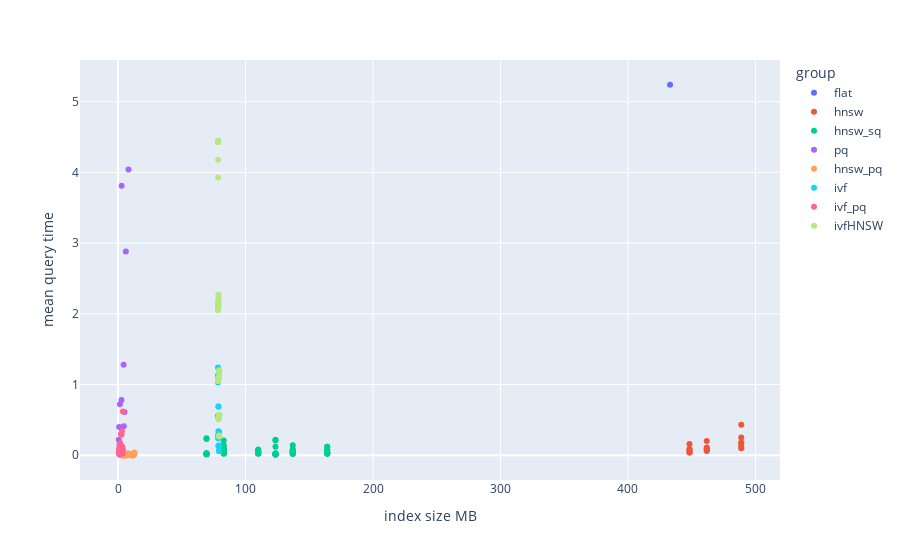

Notebook code for this chart:
### Code cell
fig = px.scatter(results_df,  # загружаем данные
                 x='size_mb',  # указываем столбец с данными для оси X
                 y='mean_time_query_ms',  # указываем столбец с данными для оси Y
                 color='group',  # обозначаем категорию для разделения цветом
                 hover_name='index',)
# оформляем график
fig.update_layout(xaxis_title='index size MB',
                  yaxis_title='mean query time')
fig.show()  # выводим график

### Figure 1 — Plotly figure (JSON) as saved in the notebook; plotly's stock layout.template omitted (floating-point values rounded to 4 significant figures)
{"data": [{"hovertemplate": "<b>%{hovertext}</b><br><br>group=flat<br>size_mb=%{x}<br>mean_time_query_ms=%{y}<extra></extra>", "hovertext": ["flat"], "legendgroup": "flat", "marker": {"color": "#636efa", "symbol": "circle"}, "mode": "markers", "name": "flat", "orientation": "v", "showlegend": true, "type": "scatter", "x": [433.0], "xaxis": "x", "y": [5.24], "yaxis": "y"}, {"hovertemplate": "<b>%{hovertext}</b><br><br>group=hnsw<br>size_mb=%{x}<br>mean_time_query_ms=%{y}<extra></extra>", "hovertext": ["hnsw_16_16_16", "hnsw_16_16_32", "hnsw_16_16_64", "hnsw_16_32_32", "hnsw_16_32_64", "hnsw_16_64_64", "hnsw_32_16_16", "hnsw_32_16_32", "hnsw_32_16_64", "hnsw_32_32_32", "hnsw_32_32_64", "hnsw_32_64_64", "hnsw_64_16_16", "hnsw_64_16_32", "hnsw_64_16_64", "hnsw_64_32_32", "hnsw_64_32_64", "hnsw_64_64_64"], "legendgroup": "hnsw", "marker": {"color": "#EF553B", "symbol": "circle"}, "mode": "markers", "name": "hnsw", "orientation": "v", "showlegend": true, "type": "scatter", "x": [448.3, 448.3, 448.3, 448.3, 448.3, 448.3, 461.8, 461.8, 461.8, 461.8, 461.8, 461.8, 488.8, 488.8, 488.8, 488.8, 488.8, 488.8], "xaxis": "x", "y": [0.04, 0.04, 0.06, 0.08, 0.09, 0.16, 0.06, 0.08, 0.07, 0.1, 0.11, 0.2, 0.1, 0.12, 0.16, 0.18, 0.25, 0.43], "yaxis": "y"}, {"hovertemplate": "<b>%{hovertext}</b><br><br>group=hnsw_sq<br>size_mb=%{x}<br>mean_time_query_ms=%{y}<extra></extra>", "hovertext": ["hnsw_sq_16_16_16_0", "hnsw_sq_16_16_16_1", "hnsw_sq_16_16_16_2", "hnsw_sq_16_16_16_3", "hnsw_sq_16_16_32_0", "hnsw_sq_16_16_32_1", "hnsw_sq_16_16_32_2", "hnsw_sq_16_16_32_3", "hnsw_sq_16_16_64_0", "hnsw_sq_16_16_64_1", "hnsw_sq_16_16_64_2", "hnsw_sq_16_16_64_3", "hnsw_sq_16_32_32_0", "hnsw_sq_16_32_32_1", "hnsw_sq_16_32_32_2", "hnsw_sq_16_32_32_3", "hnsw_sq_16_32_64_0", "hnsw_sq_16_32_64_1", "hnsw_sq_16_32_64_2", "hnsw_sq_16_32_64_3", "hnsw_sq_16_64_64_0", "hnsw_sq_16_64_64_1", "hnsw_sq_16_64_64_2", "hnsw_sq_16_64_64_3", "hnsw_sq_32_16_16_0", "hnsw_sq_32_16_16_1", "hnsw_sq_32_16_16_2", "hnsw_sq_32_16_16_3", "hnsw_sq_32_16_32_0", "hnsw_sq_32_16_32_1", "hnsw_sq_32_16_32_2", "hnsw_sq_32_16_32_3", "hnsw_sq_32_16_64_0", "hnsw_sq_32_16_64_1", "hnsw_sq_32_16_64_2", "hnsw_sq_32_16_64_3", "hnsw_sq_32_32_32_0", "hnsw_sq_32_32_32_1", "hnsw_sq_32_32_32_2", "hnsw_sq_32_32_32_3", "hnsw_sq_32_32_64_0", "hnsw_sq_32_32_64_1", "hnsw_sq_32_32_64_2", "hnsw_sq_32_32_64_3", "hnsw_sq_32_64_64_0", "hnsw_sq_32_64_64_1", "hnsw_sq_32_64_64_2", "hnsw_sq_32_64_64_3", "hnsw_sq_64_16_16_0", "hnsw_sq_64_16_16_1", "hnsw_sq_64_16_16_2", "hnsw_sq_64_16_16_3", "hnsw_sq_64_16_32_0", "hnsw_sq_64_16_32_1", "hnsw_sq_64_16_32_2", "hnsw_sq_64_16_32_3", "hnsw_sq_64_16_64_0", "hnsw_sq_64_16_64_1", "hnsw_sq_64_16_64_2", "hnsw_sq_64_16_64_3", "hnsw_sq_64_32_32_0", "hnsw_sq_64_32_32_1", "hnsw_sq_64_32_32_2", "hnsw_sq_64_32_32_3", "hnsw_sq_64_32_64_0", "hnsw_sq_64_32_64_1", "hnsw_sq_64_32_64_2", "hnsw_sq_64_32_64_3", "hnsw_sq_64_64_64_0", "hnsw_sq_64_64_64_1", "hnsw_sq_64_64_64_2", "hnsw_sq_64_64_64_3"], "legendgroup": "hnsw_sq", "marker": {"color": "#00cc96", "symbol": "circle"}, "mode": "markers", "name": "hnsw_sq", "orientation": "v", "showlegend": true, "type": "scatter", "x": [123.5, 69.39, 123.5, 69.38, 123.5, 69.39, 123.5, 69.38, 123.5, 69.39, 123.5, 69.38, 123.5, 69.39, 123.5, 69.38, 123.5, 69.39, 123.5, 69.38, 123.5, 69.39, 123.5, 69.38, 137.0, 82.91, 137.0, 82.9, 137.0, 82.91, 137.0, 82.9, 137.0, 82.91, 137.0, 82.9, 137.0, 82.91, 137.0, 82.9, 137.0, 82.91, 137.0, 82.9, 137.0, 82.91, 137.0, 82.9, 164.1, 110.0, 164.1, 110.0, 164.1, 110.0, 164.1, 110.0, 164.1, 110.0, 164.1, 110.0, 164.1, 110.0, 164.1, 110.0, 164.1, 110.0, 164.1, 110.0, 164.1, 110.0, 164.1, 110.0], "xaxis": "x", "y": [0.01, 0.02, 0.01, 0.02, 0.02, 0.01, 0.01, 0.02, 0.02, 0.02, 0.01, 0.02, 0.02, 0.02, 0.02, 0.02, 0.03, 0.03, 0.12, 0.03, 0.22, 0.23, 0.21, 0.24, 0.02, 0.02, 0.02, 0.03, 0.07, 0.09, 0.05, 0.07, 0.06, 0.09, 0.06, 0.08, 0.14, 0.11, 0.09, 0.14, 0.03, 0.21, 0.02, 0.03, 0.05, 0.05, 0.05, 0.06, 0.02, 0.03, 0.02, 0.02, 0.03, 0.03, 0.03, 0.03, 0.04, 0.04, 0.04, 0.04, 0.05, 0.04, 0.05, 0.03, 0.08, 0.05, 0.07, 0.05, 0.12, 0.08, 0.12, 0.07], "yaxis": "y"}, {"hovertemplate": "<b>%{hovertext}</b><br><br>group=pq<br>size_mb=%{x}<br>mean_time_query_ms=%{y}<extra></extra>", "hovertext": ["pq_4_6", "pq_4_8", "pq_4_10", "pq_8_6", "pq_8_8", "pq_8_10", "pq_16_6", "pq_16_8", "pq_16_10", "pq_32_6", "pq_32_8", "pq_32_10"], "legendgroup": "pq", "marker": {"color": "#ab63fa", "symbol": "circle"}, "mode": "markers", "name": "pq", "orientation": "v", "showlegend": true, "type": "scatter", "x": [0.56, 1.42, 4.52, 0.88, 1.84, 5.05, 1.51, 2.69, 6.11, 2.78, 4.38, 8.22], "xaxis": "x", "y": [0.22, 0.06, 0.41, 0.4, 0.1, 0.61, 0.72, 0.78, 2.88, 3.81, 1.28, 4.04], "yaxis": "y"}, {"hovertemplate": "<b>%{hovertext}</b><br><br>group=hnsw_pq<br>size_mb=%{x}<br>mean_time_query_ms=%{y}<extra></extra>", "hovertext": ["hnsw_pq_16_6_16_16_32", "hnsw_pq_16_6_16_16_64", "hnsw_pq_16_8_16_64_64", "hnsw_pq_16_8_32_16_16", "hnsw_pq_16_9_16_16_32", "hnsw_pq_16_9_64_16_32", "hnsw_pq_16_9_64_16_64", "hnsw_pq_32_6_64_32_64", "hnsw_pq_32_8_16_16_16", "hnsw_pq_32_8_16_32_32", "hnsw_pq_32_8_32_16_32", "hnsw_pq_32_8_32_32_32", "hnsw_pq_32_8_64_16_16", "hnsw_pq_32_9_16_16_64", "hnsw_pq_32_9_32_32_32", "hnsw_pq_32_9_32_32_64", "hnsw_pq_32_9_64_16_32", "hnsw_pq_32_9_64_32_32", "hnsw_pq_32_9_64_32_64", "hnsw_pq_4_6_16_16_16", "hnsw_pq_4_6_32_16_16", "hnsw_pq_4_6_32_16_32", "hnsw_pq_4_6_32_32_64", "hnsw_pq_4_6_32_64_64", "hnsw_pq_4_6_64_16_16", "hnsw_pq_4_8_16_16_16", "hnsw_pq_4_8_32_16_32", "hnsw_pq_4_8_64_16_16", "hnsw_pq_4_8_64_32_32", "hnsw_pq_4_8_64_32_64", "hnsw_pq_4_8_64_64_64", "hnsw_pq_4_9_16_16_64", "hnsw_pq_4_9_16_32_64", "hnsw_pq_4_9_64_16_32", "hnsw_pq_4_9_64_32_64", "hnsw_pq_8_6_16_16_16", "hnsw_pq_8_6_16_16_64", "hnsw_pq_8_6_64_64_64", "hnsw_pq_8_8_16_16_64", "hnsw_pq_8_8_16_32_32", "hnsw_pq_8_8_32_16_16", "hnsw_pq_8_8_32_16_32", "hnsw_pq_8_8_32_32_32", "hnsw_pq_8_8_64_16_16", "hnsw_pq_8_8_64_32_64", "hnsw_pq_8_9_16_16_64", "hnsw_pq_8_9_16_64_64", "hnsw_pq_8_9_32_16_16", "hnsw_pq_8_9_64_16_64", "hnsw_pq_8_9_64_32_32"], "legendgroup": "hnsw_pq", "marker": {"color": "#FFA15A", "symbol": "circle"}, "mode": "markers", "name": "hnsw_pq", "orientation": "v", "showlegend": true, "type": "scatter", "x": [3.22, 3.22, 4.05, 6.49, 5.09, 12.41, 12.41, 10.78, 4.36, 4.36, 6.8, 6.8, 11.68, 5.43, 7.87, 7.87, 12.76, 12.76, 12.76, 3.05, 5.49, 5.49, 5.49, 5.49, 10.38, 3.82, 6.26, 11.15, 11.15, 11.15, 11.15, 4.84, 4.84, 12.16, 12.16, 3.11, 3.11, 10.43, 3.9, 3.9, 6.34, 6.34, 6.34, 11.22, 11.22, 4.92, 4.92, 7.36, 12.24, 12.24], "xaxis": "x", "y": [0, 0, 0.01, 0, 0.01, 0.02, 0.01, 0.01, 0.01, 0.01, 0.01, 0.01, 0.01, 0.02, 0.03, 0.01, 0.02, 0.04, 0.02, 0, 0, 0, 0, 0, 0, 0, 0, 0, 0, 0, 0.01, 0.01, 0.01, 0.01, 0, 0, 0, 0, 0, 0, 0, 0, 0.01, 0, 0.01, 0.01, 0.01, 0.01, 0.01, 0.02], "yaxis": "y"}, {"hovertemplate": "<b>%{hovertext}</b><br><br>group=ivf<br>size_mb=%{x}<br>mean_time_query_ms=%{y}<extra></extra>", "hovertext": ["ivf_IndexFlatIP_32_16", "ivf_IndexFlatIP_32_32", "ivf_IndexFlatIP_64_16", "ivf_IndexFlatIP_64_32", "ivf_IndexFlatIP_64_64", "ivf_IndexFlatIP_128_16", "ivf_IndexFlatIP_128_32", "ivf_IndexFlatIP_128_64", "ivf_IndexFlatIP_256_16", "ivf_IndexFlatIP_256_32", "ivf_IndexFlatIP_256_64", "ivf_IndexFlatL2_32_16", "ivf_IndexFlatL2_32_32", "ivf_IndexFlatL2_64_16", "ivf_IndexFlatL2_64_32", "ivf_IndexFlatL2_64_64", "ivf_IndexFlatL2_128_16", "ivf_IndexFlatL2_128_32", "ivf_IndexFlatL2_128_64", "ivf_IndexFlatL2_256_16", "ivf_IndexFlatL2_256_32", "ivf_IndexFlatL2_256_64"], "legendgroup": "ivf", "marker": {"color": "#19d3f3", "symbol": "circle"}, "mode": "markers", "name": "ivf", "orientation": "v", "showlegend": true, "type": "scatter", "x": [78.4, 78.4, 78.52, 78.52, 78.52, 78.77, 78.77, 78.77, 79.27, 79.27, 79.27, 78.4, 78.4, 78.52, 78.52, 78.52, 78.77, 78.77, 78.77, 79.27, 79.27, 79.27], "xaxis": "x", "y": [1.24, 1.03, 0.28, 0.56, 1.13, 0.13, 0.34, 0.69, 0.06, 0.14, 0.33, 0.55, 1.05, 0.24, 0.55, 1.12, 0.13, 0.29, 0.69, 0.06, 0.13, 0.31], "yaxis": "y"}, {"hovertemplate": "<b>%{hovertext}</b><br><br>group=ivf_pq<br>size_mb=%{x}<br>mean_time_query_ms=%{y}<extra></extra>", "hovertext": ["ivf_pq_IndexFlatIP_128_16_32_6", "ivf_pq_IndexFlatIP_128_16_4_9", "ivf_pq_IndexFlatIP_128_16_8_6", "ivf_pq_IndexFlatIP_128_32_8_6", "ivf_pq_IndexFlatIP_128_64_32_8", "ivf_pq_IndexFlatIP_128_64_8_6", "ivf_pq_IndexFlatIP_128_64_8_8", "ivf_pq_IndexFlatIP_256_16_32_6", "ivf_pq_IndexFlatIP_256_16_4_6", "ivf_pq_IndexFlatIP_256_16_8_9", "ivf_pq_IndexFlatIP_256_32_16_8", "ivf_pq_IndexFlatIP_256_32_8_6", "ivf_pq_IndexFlatIP_256_64_32_8", "ivf_pq_IndexFlatIP_256_64_32_9", "ivf_pq_IndexFlatIP_32_16_16_8", "ivf_pq_IndexFlatIP_32_16_32_8", "ivf_pq_IndexFlatIP_32_16_8_8", "ivf_pq_IndexFlatIP_32_32_16_8", "ivf_pq_IndexFlatIP_64_16_16_6", "ivf_pq_IndexFlatIP_64_16_32_9", "ivf_pq_IndexFlatIP_64_16_4_6", "ivf_pq_IndexFlatIP_64_16_4_8", "ivf_pq_IndexFlatIP_64_16_4_9", "ivf_pq_IndexFlatIP_64_32_8_6", "ivf_pq_IndexFlatL2_128_16_16_8", "ivf_pq_IndexFlatL2_128_16_16_9", "ivf_pq_IndexFlatL2_128_16_4_6", "ivf_pq_IndexFlatL2_128_32_16_9", "ivf_pq_IndexFlatL2_128_32_32_9", "ivf_pq_IndexFlatL2_128_32_4_9", "ivf_pq_IndexFlatL2_128_64_16_8", "ivf_pq_IndexFlatL2_128_64_4_8", "ivf_pq_IndexFlatL2_128_64_8_9", "ivf_pq_IndexFlatL2_256_16_32_6", "ivf_pq_IndexFlatL2_256_16_4_9", "ivf_pq_IndexFlatL2_256_32_16_8", "ivf_pq_IndexFlatL2_256_32_32_9", "ivf_pq_IndexFlatL2_256_32_4_6", "ivf_pq_IndexFlatL2_256_32_4_8", "ivf_pq_IndexFlatL2_256_64_32_8", "ivf_pq_IndexFlatL2_256_64_8_6", "ivf_pq_IndexFlatL2_32_16_4_6", "ivf_pq_IndexFlatL2_32_16_8_8", "ivf_pq_IndexFlatL2_32_32_4_8", "ivf_pq_IndexFlatL2_64_16_16_6", "ivf_pq_IndexFlatL2_64_16_4_9", "ivf_pq_IndexFlatL2_64_32_32_6", "ivf_pq_IndexFlatL2_64_32_8_9", "ivf_pq_IndexFlatL2_64_64_16_8", "ivf_pq_IndexFlatL2_64_64_4_6", "ivf_pq_IndexFlatL2_64_64_4_9", "ivf_pq_IndexFlatL2_64_64_8_6"], "legendgroup": "ivf_pq", "marker": {"color": "#FF6692", "symbol": "circle"}, "mode": "markers", "name": "ivf_pq", "orientation": "v", "showlegend": true, "type": "scatter", "x": [1.36, 2.74, 1.01, 1.01, 2.26, 1.01, 1.8, 1.86, 1.46, 3.32, 2.45, 1.51, 2.76, 3.84, 1.58, 1.88, 1.43, 1.58, 0.88, 3.08, 0.71, 1.47, 2.49, 0.76, 1.95, 2.99, 0.96, 2.99, 3.34, 2.74, 1.95, 1.73, 2.82, 1.86, 3.25, 2.45, 3.84, 1.46, 2.23, 2.76, 1.51, 0.58, 1.43, 1.35, 0.88, 2.49, 1.11, 2.57, 1.7, 0.71, 2.49, 0.76], "xaxis": "x", "y": [0.07, 0.09, 0.04, 0.06, 0.3, 0.08, 0.17, 0.05, 0.02, 0.09, 0.11, 0.03, 0.29, 0.62, 0.1, 0.12, 0.05, 0.12, 0.05, 0.34, 0.04, 0.08, 0.1, 0.05, 0.02, 0.04, 0.01, 0.08, 0.12, 0.03, 0.05, 0.03, 0.07, 0.03, 0.02, 0.03, 0.08, 0.02, 0.02, 0.06, 0.04, 0.04, 0.03, 0.04, 0.05, 0.03, 0.15, 0.06, 0.07, 0.06, 0.07, 0.09], "yaxis": "y"}, {"hovertemplate": "<b>%{hovertext}</b><br><br>group=ivfHNSW<br>size_mb=%{x}<br>mean_time_query_ms=%{y}<extra></extra>", "hovertext": ["ivfHNSW_128_16_16_16_64", "ivfHNSW_128_16_16_32_64", "ivfHNSW_128_16_64_16_32", "ivfHNSW_128_16_64_32_32", "ivfHNSW_128_16_64_64_64", "ivfHNSW_128_32_16_16_64", "ivfHNSW_128_32_32_16_16", "ivfHNSW_128_32_64_16_16", "ivfHNSW_128_32_64_16_64", "ivfHNSW_128_32_64_64_64", "ivfHNSW_128_64_16_16_64", "ivfHNSW_128_64_16_32_64", "ivfHNSW_128_64_32_16_32", "ivfHNSW_128_64_32_64_64", "ivfHNSW_128_64_64_16_16", "ivfHNSW_256_16_16_16_32", "ivfHNSW_256_16_16_64_64", "ivfHNSW_256_16_32_32_64", "ivfHNSW_256_16_32_64_64", "ivfHNSW_256_32_16_16_16", "ivfHNSW_256_32_32_16_32", "ivfHNSW_256_32_64_16_32", "ivfHNSW_256_32_64_16_64", "ivfHNSW_256_32_64_32_64", "ivfHNSW_256_64_16_64_64", "ivfHNSW_256_64_32_16_64", "ivfHNSW_256_64_64_16_16", "ivfHNSW_256_64_64_64_64", "ivfHNSW_32_16_16_32_64", "ivfHNSW_32_16_32_16_64", "ivfHNSW_32_16_32_32_64", "ivfHNSW_32_16_64_16_64", "ivfHNSW_32_32_16_64_64", "ivfHNSW_32_32_64_16_64", "ivfHNSW_64_16_16_16_32", "ivfHNSW_64_16_16_32_32", "ivfHNSW_64_16_16_32_64", "ivfHNSW_64_16_32_16_32", "ivfHNSW_64_16_32_32_32", "ivfHNSW_64_16_32_64_64", "ivfHNSW_64_32_16_32_32", "ivfHNSW_64_32_16_64_64", "ivfHNSW_64_32_32_16_16", "ivfHNSW_64_32_32_16_32", "ivfHNSW_64_32_64_16_16", "ivfHNSW_64_64_16_16_16", "ivfHNSW_64_64_16_32_32", "ivfHNSW_64_64_32_32_64", "ivfHNSW_64_64_64_32_64", "ivfHNSW_64_64_64_64_64"], "legendgroup": "ivfHNSW", "marker": {"color": "#B6E880", "symbol": "circle"}, "mode": "markers", "name": "ivfHNSW", "orientation": "v", "showlegend": true, "type": "scatter", "x": [78.79, 78.79, 78.84, 78.84, 78.84, 78.79, 78.81, 78.84, 78.84, 78.84, 78.79, 78.79, 78.81, 78.81, 78.84, 79.31, 79.31, 79.34, 79.34, 79.31, 79.34, 79.4, 79.4, 79.4, 79.31, 79.34, 79.4, 79.4, 78.4, 78.41, 78.41, 78.41, 78.4, 78.41, 78.53, 78.53, 78.53, 78.54, 78.54, 78.54, 78.53, 78.53, 78.54, 78.54, 78.56, 78.53, 78.53, 78.54, 78.56, 78.56], "xaxis": "x", "y": [0.53, 0.52, 0.52, 0.51, 0.52, 1.1, 1.08, 1.09, 1.09, 1.09, 2.12, 2.24, 2.2, 2.27, 2.17, 0.27, 0.27, 0.28, 0.27, 0.57, 0.57, 0.56, 0.57, 0.57, 1.17, 1.17, 1.2, 1.2, 2.08, 2.05, 2.07, 2.09, 4.43, 4.43, 1.07, 1.05, 1.05, 1.07, 1.07, 1.07, 2.17, 2.1, 2.13, 2.1, 2.14, 3.93, 4.18, 4.45, 4.43, 4.43], "yaxis": "y"}], "layout": {"legend": {"title": {"text": "group"}, "tracegroupgap": 0}, "margin": {"t": 60}, "xaxis": {"anchor": "y", "domain": [0, 1], "title": {"text": "index size MB"}}, "yaxis": {"anchor": "x", "domain": [0, 1], "title": {"text": "mean query time"}}}}
